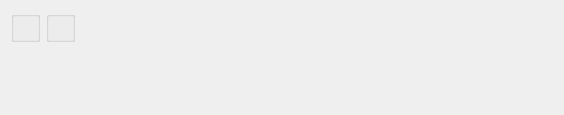
<?xml version="1.0" encoding="UTF-8"?>
<ui version="4.0">
 <comment>This file is part of the xTuple ERP: PostBooks Edition, a free and
open source Enterprise Resource Planning software suite,
Copyright (c) 1999-2011 by OpenMFG LLC, d/b/a xTuple.
It is licensed to you under the Common Public Attribution License
version 1.0, the full text of which (including xTuple-specific Exhibits)
is available at www.xtuple.com/CPAL.  By using this software, you agree
to be bound by its terms.</comment>
 <class>dspPurchaseReqsByItem</class>
 <widget class="QWidget" name="dspPurchaseReqsByItem">
  <property name="geometry">
   <rect>
    <x>0</x>
    <y>0</y>
    <width>564</width>
    <height>115</height>
   </rect>
  </property>
  <property name="sizePolicy">
   <sizepolicy hsizetype="Preferred" vsizetype="Preferred">
    <horstretch>0</horstretch>
    <verstretch>0</verstretch>
   </sizepolicy>
  </property>
  <property name="minimumSize">
   <size>
    <width>564</width>
    <height>60</height>
   </size>
  </property>
  <property name="windowTitle">
   <string>Purchase Requests by Item</string>
  </property>
  <layout class="QVBoxLayout" name="verticalLayout">
   <property name="spacing">
    <number>0</number>
   </property>
   <item>
    <layout class="QHBoxLayout" name="horizontalLayout">
     <item>
      <widget class="QGroupBox" name="_itemGroup">
       <property name="title">
        <string/>
       </property>
       <layout class="QGridLayout" name="gridLayout">
        <item row="0" column="0">
         <widget class="ItemCluster" name="_item"/>
        </item>
       </layout>
      </widget>
     </item>
     <item>
      <widget class="WarehouseGroup" name="_warehouse">
       <property name="title">
        <string/>
       </property>
       <property name="fixedSize">
        <bool>false</bool>
       </property>
      </widget>
     </item>
     <item>
      <spacer name="Spacer35">
       <property name="orientation">
        <enum>Qt::Horizontal</enum>
       </property>
       <property name="sizeType">
        <enum>QSizePolicy::Expanding</enum>
       </property>
       <property name="sizeHint" stdset="0">
        <size>
         <width>0</width>
         <height>20</height>
        </size>
       </property>
      </spacer>
     </item>
    </layout>
   </item>
   <item>
    <spacer name="verticalSpacer">
     <property name="orientation">
      <enum>Qt::Vertical</enum>
     </property>
     <property name="sizeHint" stdset="0">
      <size>
       <width>20</width>
       <height>6</height>
      </size>
     </property>
    </spacer>
   </item>
  </layout>
 </widget>
 <layoutdefault spacing="6" margin="11"/>
 <pixmapfunction>qPixmapFromMimeSource</pixmapfunction>
 <customwidgets>
  <customwidget>
   <class>ItemCluster</class>
   <extends>QWidget</extends>
   <header>itemcluster.h</header>
  </customwidget>
  <customwidget>
   <class>WarehouseGroup</class>
   <extends>QGroupBox</extends>
   <header>warehousegroup.h</header>
  </customwidget>
 </customwidgets>
 <tabstops>
  <tabstop>_item</tabstop>
  <tabstop>_warehouse</tabstop>
 </tabstops>
 <resources/>
 <connections>
  <connection>
   <sender>_item</sender>
   <signal>warehouseIdChanged(int)</signal>
   <receiver>_warehouse</receiver>
   <slot>setId(int)</slot>
   <hints>
    <hint type="sourcelabel">
     <x>20</x>
     <y>20</y>
    </hint>
    <hint type="destinationlabel">
     <x>20</x>
     <y>20</y>
    </hint>
   </hints>
  </connection>
  <connection>
   <sender>_item</sender>
   <signal>newId(int)</signal>
   <receiver>_warehouse</receiver>
   <slot>findItemSites(int)</slot>
   <hints>
    <hint type="sourcelabel">
     <x>20</x>
     <y>20</y>
    </hint>
    <hint type="destinationlabel">
     <x>20</x>
     <y>20</y>
    </hint>
   </hints>
  </connection>
 </connections>
</ui>
